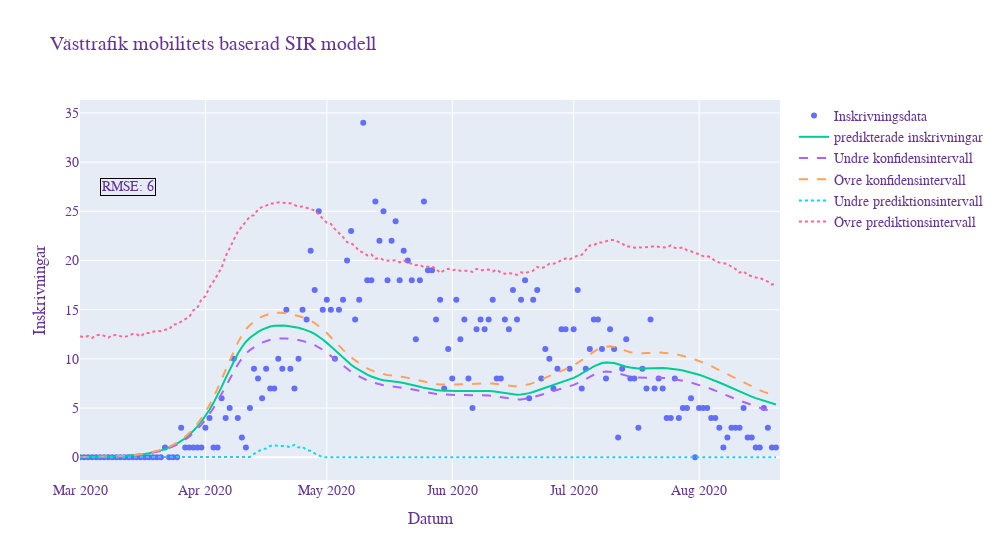

Notebook code for this chart:
### Markdown cell above
Plots confidence intervals of model

### Code cell
numBetas = 50 #number of betas used for normal dist for conf. intervalls
numEpsilon = 500

##################  Confidence intervall calculation
confint = np.zeros([prediction_time,2]) #defines confidence intervall arrays


# Generates an array of betas using normal dist.
betas=np.random.multivariate_normal(popt,pcov,numBetas) 
values = np.zeros((prediction_time,numBetas))

for beta in range(len(betas)): 
  values[:,beta] = (modelfunction(t,*betas[beta]))
  
for day in range(len(t)):
  confint[day,0]=np.quantile(values[day,:],0.025)
  confint[day,1]=np.quantile(values[day,:],0.975)
  

##################  Prediction intervall calculation
#få med beta skattning i predictionsintervall, dvs generera beta och fel för varje dag 

std_residual = np.std(modelfunction(t_fittingdata,*popt)-dailyAdmissions[:fittingPoints], ddof=2) #calcuales standard deviation of residual between model and data
predint = np.zeros([prediction_time,2])

temp = []
pred_matrix = np.zeros((prediction_time,(numBetas*numEpsilon)))
for day in range(prediction_time): #loops trough model values each day a adds the error values generated from t-dist to each prediction 
  for beta in range(len(betas)):
      temp =  np.add(modelfunction(t,*betas[beta])[day],tdist.rvs(prediction_time,0,std_residual,numEpsilon))
      pred_matrix[day,(beta*numEpsilon):(beta*numEpsilon+numEpsilon)] = temp

for day in range(prediction_time): #calculates the prediction intervals
    predint[day,0] = np.quantile(pred_matrix[day],0.025)
    predint[day,1] = np.quantile(pred_matrix[day],0.975)
    
predint = np.clip(predint,0,None) #removes all negative values from lover prediction interval

fig = go.Figure() #Creates a plot using graph objects and then adds each graph to figure
fig.add_trace(go.Scatter( #plots the fitting admission data points
                    x=pd.Series(pd.date_range("2020-03-01", freq="D", periods=fittingPoints)), 
                    y=dailyAdmissions,
                    mode='markers',
                    name='Inskrivningsdata'))
fig.add_trace(go.Scatter( #plots all the available admission data points
                    x=pd.Series(pd.date_range(pd.to_datetime('2020-03-01')+timedelta(days=fittingPoints), freq="D", periods=prediction_time-fittingPoints)),
                    y=dailyAdmissions[fittingPoints:],
                    mode='markers',
                    marker=dict(
                        color='firebrick',
                    ),
                    name='Admission data'))
fig.add_trace(go.Scatter(
                    x=pd.Series(pd.date_range("2020-03-01", freq="D", periods=prediction_time)), 
                    y=modelfunction(t,*popt),
                    mode='lines',
                    name='predikterade inskrivningar'))
fig.add_trace(go.Scatter(
                    x=pd.Series(pd.date_range("2020-03-01", freq="D", periods=prediction_time)), 
                    y=confint[:,0],
                    mode='lines',
                    name='Undre konfidensintervall',
                    line = dict( width=2, dash='dash')))
fig.add_trace(go.Scatter(
                    x=pd.Series(pd.date_range("2020-03-01", freq="D", periods=prediction_time)), 
                    y=confint[:,1],
                    mode='lines',
                    name='Övre konfidensintervall',
                    line = dict(width=2, dash='dash')))
fig.add_trace(go.Scatter(
                    x=pd.Series(pd.date_range("2020-03-01", freq="D", periods=prediction_time)), 
                    y=predint[:,0],
                    mode='lines',
                    name='Undre prediktionsintervall',
                    line = dict(width=2, dash='dot')))
fig.add_trace(go.Scatter(
                    x=pd.Series(pd.date_range("2020-03-01", freq="D", periods=prediction_time)), 
                    y=predint[:,1],
                    mode='lines',
                    name='Övre prediktionsintervall',
                    line = dict(width=2, dash='dot')))
fig.add_annotation(x=pd.to_datetime("2020-03-01"),y=0, 
                   text=f"RMSE: {math.floor(mean_squared_error(dailyAdmissions[:prediction_time],modelfunction(t,*popt), squared = False))}",
                   showarrow=False,
                   bordercolor="black",
                   xshift=48,
                   yshift=270
                  )
fig.update_layout(
                    title='Västtrafik mobilitets baserad SIR modell',
                    xaxis_title='Datum',
                    yaxis_title='Inskrivningar',
                    autosize=False,
                    width=1000,
                    xaxis_range=["2020-03-01",pd.to_datetime('2020-03-01')+timedelta(days=prediction_time)],
                    
                    font=dict(
                      family="Courier New, monospace",
                      size=14,
                      color="RebeccaPurple"
                    )
)
fig.show()

### Figure 1 — Plotly figure (JSON) as saved in the notebook; plotly's stock layout.template omitted (floating-point values rounded to 4 significant figures; data arrays with more than 128 entries replaced by an {"elided": "..."} marker saying what was removed)
{"data": [{"mode": "markers", "name": "Inskrivningsdata", "type": "scatter", "x": {"elided": "173 str values"}, "y": {"elided": "173 int values"}}, {"marker": {"color": "firebrick"}, "mode": "markers", "name": "Admission data", "type": "scatter", "x": [], "y": []}, {"mode": "lines", "name": "predikterade inskrivningar", "type": "scatter", "x": {"elided": "173 str values"}, "y": {"elided": "173 float values"}}, {"line": {"dash": "dash", "width": 2}, "mode": "lines", "name": "Undre konfidensintervall", "type": "scatter", "x": {"elided": "173 str values"}, "y": {"elided": "173 float values"}}, {"line": {"dash": "dash", "width": 2}, "mode": "lines", "name": "Övre konfidensintervall", "type": "scatter", "x": {"elided": "173 str values"}, "y": {"elided": "173 float values"}}, {"line": {"dash": "dot", "width": 2}, "mode": "lines", "name": "Undre prediktionsintervall", "type": "scatter", "x": {"elided": "173 str values"}, "y": {"elided": "173 float values"}}, {"line": {"dash": "dot", "width": 2}, "mode": "lines", "name": "Övre prediktionsintervall", "type": "scatter", "x": {"elided": "173 str values"}, "y": {"elided": "173 float values"}}], "layout": {"annotations": [{"bordercolor": "black", "showarrow": false, "text": "RMSE: 6", "x": "2020-03-01T00:00:00", "xshift": 48, "y": 0, "yshift": 270}], "autosize": false, "font": {"color": "RebeccaPurple", "family": "Courier New, monospace", "size": 14}, "title": {"text": "Västtrafik mobilitets baserad SIR modell"}, "width": 1000, "xaxis": {"range": ["2020-03-01", "2020-08-21T00:00:00"], "title": {"text": "Datum"}}, "yaxis": {"title": {"text": "Inskrivningar"}}}}
